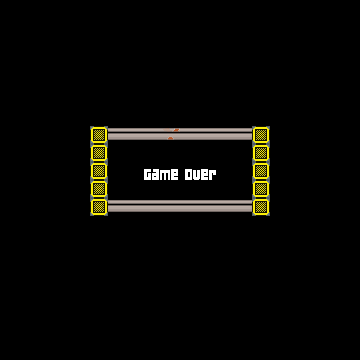

This game map was drawn from its Tiled (.tmx) file and the tilesets committed beside it. A one-line description and the trimmed map source follow:
An orthogonal 20x20 tile map with 18x18 px tiles, 1 tile layer (Tile Layer 1).

<map version="1.0" orientation="orthogonal" renderorder="right-down" width="20" height="20" tilewidth="18" tileheight="18" nextobjectid="3">
 <tileset firstgid="1" name="new_pixel_sprites_sheet" tilewidth="18" tileheight="18">
  <image source="new_pixel_sprites_sheet.png" width="252" height="126" />
 </tileset>
 <layer name="Tile Layer 1" width="20" height="20">
  <data>[400 cells, 30 non-empty, 7 distinct tile ids]</data>
 </layer>
</map>
